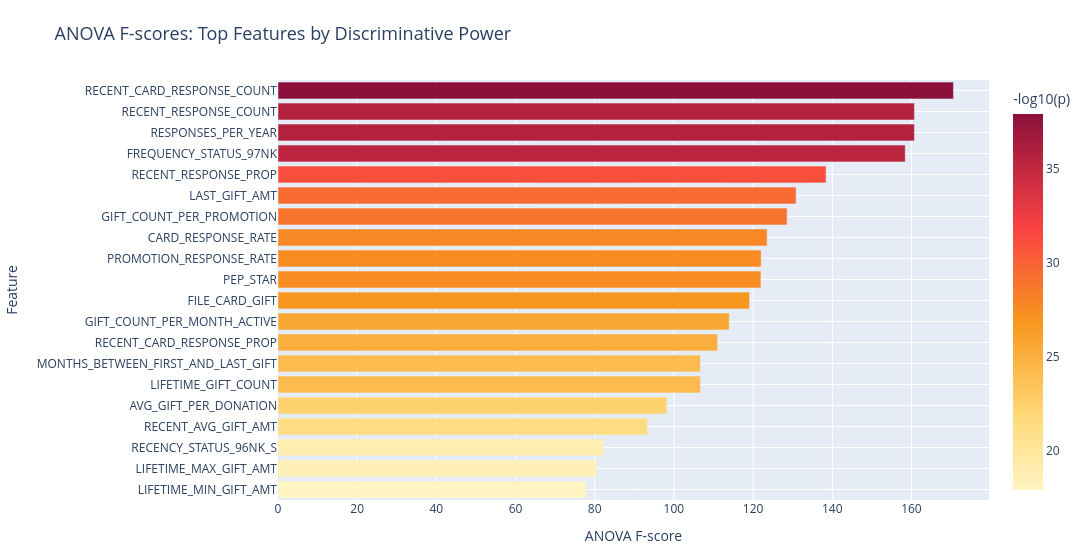

The notebook cell saved with this chart:
### Code cell
"""3. ANOVA F-test (filter): ranking features by between-class discriminative power"""
P_VALUE_THRESHOLD = 0.05

f_scores, p_values = f_classif(X_train_prep, y_train)
anova_df = pd.DataFrame({
    "Feature": feature_names,
    "F_score": f_scores,
    "p_value": p_values,
}).sort_values("F_score", ascending=False)

fig = plot_anova_f_scores(anova_df, top_n=20)
fig.show()

anova_selected = anova_df.loc[anova_df["p_value"] < P_VALUE_THRESHOLD, "Feature"].tolist()
print(f"Features with ANOVA p-value < {P_VALUE_THRESHOLD}: {len(anova_selected)}")

### Figure 1 — Plotly figure (JSON) as saved in the notebook; plotly's stock layout.template omitted (floating-point values rounded to 4 significant figures)
{"data": [{"alignmentgroup": "True", "customdata": [[1.288e-18], [3.616e-19], [1.478e-19], [5.703e-22], [4.858e-23], [7.013e-25], [7.005e-25], [8.104e-26], [1.86e-26], [1.448e-27], [3.459e-28], [3.357e-28], [1.585e-28], [1.286e-29], [4.159e-30], [9.714e-32], [4.824e-36], [1.528e-36], [1.528e-36], [1.169e-38]], "hovertemplate": "ANOVA F-score=%{x}<br>Feature=%{y}<br>p_value=%{customdata[0]:.4g}<br>-log10(p)=%{marker.color}<extra></extra>", "legendgroup": "", "marker": {"color": [17.89, 18.44, 18.83, 21.24, 22.31, 24.15, 24.15, 25.09, 25.73, 26.84, 27.46, 27.47, 27.8, 28.89, 29.38, 31.01, 35.32, 35.82, 35.82, 37.93], "coloraxis": "coloraxis", "pattern": {"shape": ""}}, "name": "", "offsetgroup": "", "orientation": "h", "showlegend": false, "textposition": "auto", "type": "bar", "x": [77.88, 80.41, 82.19, 93.29, 98.21, 106.7, 106.7, 111.0, 114.0, 119.1, 122.0, 122.0, 123.5, 128.6, 130.9, 138.4, 158.4, 160.8, 160.8, 170.6], "xaxis": "x", "y": ["LIFETIME_MIN_GIFT_AMT", "LIFETIME_MAX_GIFT_AMT", "RECENCY_STATUS_96NK_S", "RECENT_AVG_GIFT_AMT", "AVG_GIFT_PER_DONATION", "LIFETIME_GIFT_COUNT", "MONTHS_BETWEEN_FIRST_AND_LAST_GIFT", "RECENT_CARD_RESPONSE_PROP", "GIFT_COUNT_PER_MONTH_ACTIVE", "FILE_CARD_GIFT", "PEP_STAR", "PROMOTION_RESPONSE_RATE", "CARD_RESPONSE_RATE", "GIFT_COUNT_PER_PROMOTION", "LAST_GIFT_AMT", "RECENT_RESPONSE_PROP", "FREQUENCY_STATUS_97NK", "RESPONSES_PER_YEAR", "RECENT_RESPONSE_COUNT", "RECENT_CARD_RESPONSE_COUNT"], "yaxis": "y"}], "layout": {"barmode": "relative", "coloraxis": {"colorbar": {"tickfont": {"color": "#2A3F5F"}, "title": {"font": {"color": "#2A3F5F"}, "text": "-log10(p)"}}, "colorscale": [[0, "#FFF4C2"], [0.2, "#FED976"], [0.45, "#F8961E"], [0.7, "#F94144"], [1, "#8C103B"]]}, "font": {"color": "#2A3F5F"}, "height": 560, "legend": {"bgcolor": "rgba(255,255,255,0.75)", "bordercolor": "rgba(0,0,0,0)", "font": {"color": "#2A3F5F"}, "tracegroupgap": 0}, "margin": {"b": 60, "l": 80, "r": 40, "t": 80}, "paper_bgcolor": "#FFFFFF", "plot_bgcolor": "#E5ECF6", "title": {"font": {"color": "#2A3F5F", "size": 18}, "text": "ANOVA F-scores: Top Features by Discriminative Power"}, "width": 1100, "xaxis": {"anchor": "y", "domain": [0, 1], "gridcolor": "#FFFFFF", "showgrid": true, "tickfont": {"color": "#2A3F5F"}, "title": {"font": {"color": "#2A3F5F"}, "text": "ANOVA F-score"}, "zeroline": false}, "yaxis": {"anchor": "x", "domain": [0, 1], "gridcolor": "#FFFFFF", "showgrid": true, "tickfont": {"color": "#2A3F5F"}, "title": {"font": {"color": "#2A3F5F"}, "text": "Feature"}, "zeroline": false}}}
